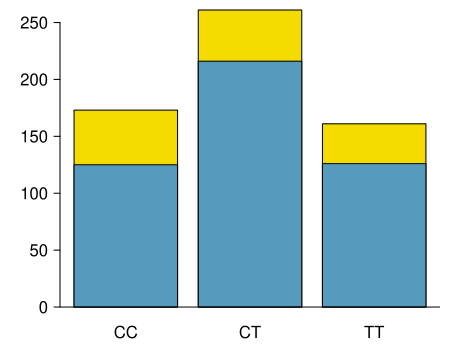

Source code (R):
library(openintro)
#data(famuss)
data(COL)

###OI method
tab <- table(famuss$race, famuss$actn3.r577x)
tab <- t(tab)

rp <- prop.table(tab, 1)
cp <- prop.table(tab, 2)

myPDF("famussSegBar.pdf",
      4.5,
      3.5,
      mar = c(2, 3, 0.5, 0.5),
      mgp = c(2.2, 0.6, 0))
barplot(apply(tab, 1, sum),
        col = COL[3])
tabA <- tab[,3]    ##this defines what column to plot in blue (3 = African Am)
names(tabA) <- NULL
barplot(tabA,
        col = COL[1],
        add = TRUE,
        axes = FALSE)
abline(h = 0)
#legend("topright",
       #fill = COL[c(1, 3)],
       #legend = c("Caucasian", "Non-Caucasian"))
dev.off()

myPDF("famussSegBarSta.pdf",
      4.5,
      3.5,
      mar = c(2, 2.5, 0.5, 0.5),
      mgp = c(2.2, 0.6, 0))
barplot(apply(tab, 1, sum) / apply(tab, 1, sum), col = COL[3])
tabA <- rp[, 3]
names(tabA) <- NULL
barplot(tabA,
        col = COL[1],
        add = TRUE,
        axes = FALSE)
abline(h = 0)
dev.off()

###New method

table(famuss$race, famuss$actn3.r577x)
race.genotype = matrix(table(famuss$race, famuss$actn3.r577x), ncol=5, byrow=T)
colnames(race.genotype)=c("African Am", "Asian", "Caucasian", "Hispanic", "Other")
rownames(race.genotype)=c("CC", "CT", "TT")

prop.race.genotype <- prop.table(race.genotype)

myPDF("famussSegBarTest.pdf",
      6,
      3.5,
      mar = c(2, 5, 0.5, 0.5),
      mgp = c(2.2, 0.6, 0))
#par(mar=c(5.1, 4.1, 4.1, 7.1), xpd=TRUE)
barplot(race.genotype, col=COL[c(1, 2, 3)], ylim=c(0,500), width=2)
legend("topright", fill=COL[c(1, 2, 3)], legend=rownames(race.genotype))
dev.off()

#barplot with proportions, not actually "standardized"
myPDF("famussSegBarStaTest.pdf",
      6,
      3.5,
      mar = c(2, 5, 0.5, 0.5),
      mgp = c(2.2, 0.6, 0))
barplot(prop.race.genotype, col=COL[c(1,2,3)], ylim=c(0,0.8), width=2)
legend("topright",fill=COL[c(1,2,3)], legend=rownames(race.genotype))
dev.off()

table(famuss$actn3.r577x, famuss$race)
genotype.race = matrix(table(famuss$actn3.r577x, famuss$race), ncol=3, byrow=T)
colnames(genotype.race)=c("CC", "CT", "TT")
rownames(genotype.race)=c("African Am", "Asian", "Caucasian", "Hispanic", "Other")

#alternative barplot
myPDF("famussSegBarTestB.pdf",
      6,
      3.5,
      mar = c(2, 5, 0.5, 0.5),
      mgp = c(2.2, 0.6, 0))
#par(mar=c(5.1, 4.1, 4.1, 7.1), xpd=TRUE)
barplot(genotype.race, col=COL[c(7, 4, 1, 2, 3)], ylim=c(0,300), width=2)
legend("topright", fill=COL[c(7, 4, 1, 2, 3)], legend=rownames(genotype.race))
dev.off()
